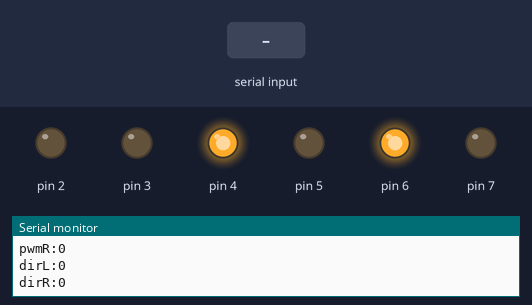
The program below on a simulated Arduino Uno, built with avr-gcc and run on an emulated ATmega328P. Parts: output pins drawn as LEDs (lit = HIGH), the last lines printed to the serial monitor. The test bench sets the inputs (shaded band).

Above: at 1.2 s.
1.3 s: "90,45\n" received over Serial
At 1.6 s:
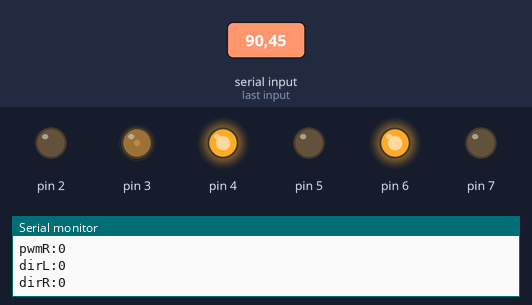
3.3 s: "30,150\n" received over Serial
At 3.7 s:
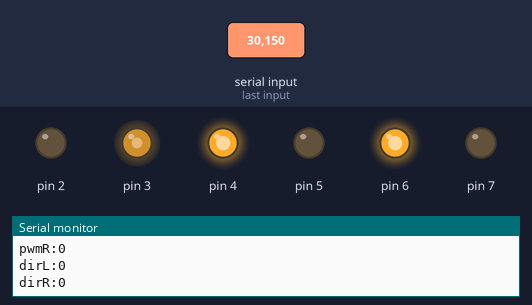
5.3 s: "200\n" received over Serial
At 5.7 s:
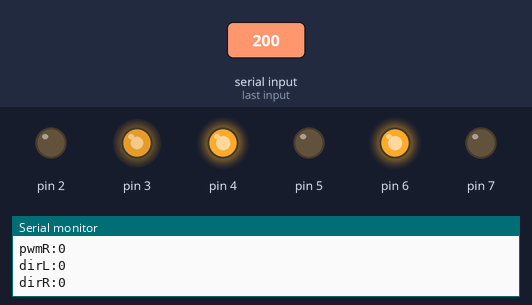
Timing chart, 0 to 8.3 s (numbered marks = the images above; inputs shaded):
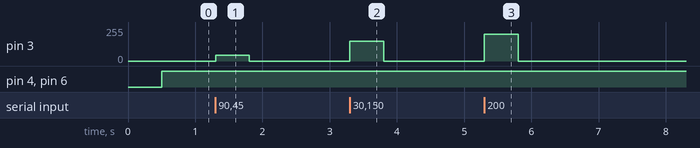

Measured:
- after the input at 1.3 s, pin 3: 0/255 → 45/255 at once, → 0/255 0.50 s later
- after the input at 3.3 s, pin 3: 0/255 → 150/255 at once, → 0/255 0.50 s later
- after the input at 5.3 s, pin 3: 0/255 → 200/255 at once, → 0/255 0.50 s later

The program:

main.cpp
```cpp
#include <Arduino.h>
#include "L298N.h"

L298N leftMotor;
L298N rightMotor;

void setup() {
  Serial.begin(115200);
  Serial.setTimeout(500);
  Serial.println("Serial port initialized");
  leftMotor.init(4, 2, 3);
  rightMotor.init(6, 7, 5);
  Serial.println("PWM objects initialized");
}

long command;
uint8_t pwmL, pwmR, dirL, dirR;

void loop() {
  command = Serial.parseInt();

  pwmL = command & 0xFF;
  Serial.print("pwmL:");
  Serial.println(pwmL);
  pwmR = (command >> 8) & 0xFF;
  Serial.print("pwmR:");
  Serial.println(pwmR);
  dirL = (command >> 16) & 0x01;
  Serial.print("dirL:");
  Serial.println(dirL);
  dirR = (command >> 17) & 0x01;
  Serial.print("dirR:");
  Serial.println(dirR);

  leftMotor.setPwm(pwmL, dirL);
  rightMotor.setPwm(pwmR, dirR);
}
```

L298N.h
```cpp
#pragma once

#include <Arduino.h>

class L298N {
private:
    uint8_t pin_FWD;
    uint8_t pin_BWD;
    uint8_t pin_EN;
    uint8_t pwm;
public:
    static const uint8_t FORWARD = 0;
    static const uint8_t BACKWARD = 1;
    void init(uint8_t pin_FWD, uint8_t pin_BWD, uint8_t pin_EN);
    void setPwm(uint8_t pwm, uint8_t dir);
    ~L298N();
};
```

L298N.cpp
```cpp
#include "L298N.h"

void L298N::init(uint8_t pin_FWD, uint8_t pin_BWD, uint8_t pin_EN) {
    this->pin_EN = pin_EN;
    this->pin_FWD = pin_FWD;
    this->pin_BWD = pin_BWD;
    this->pwm = 0;

    pinMode(pin_EN, OUTPUT);
    pinMode(pin_FWD, OUTPUT);
    pinMode(pin_BWD, OUTPUT);
}

void L298N::setPwm(uint8_t pwm, uint8_t dir) {
    if (dir == FORWARD) {
        digitalWrite(pin_BWD, LOW);
        digitalWrite(pin_FWD, HIGH);
    } else {
        digitalWrite(pin_FWD, LOW);
        digitalWrite(pin_BWD, HIGH);
    }
    this->pwm = pwm;
    analogWrite(pin_EN, pwm);
}

L298N::~L298N() {
    pinMode(pin_EN, INPUT);
    pinMode(pin_FWD, INPUT);
    pinMode(pin_BWD, INPUT);
}
```
